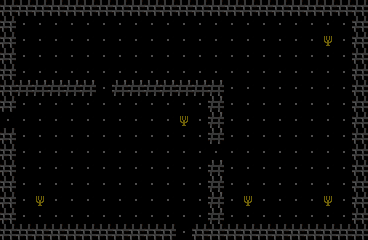

A level layout from a 2D game, rendered from its tile map. Below: a short description, then the map file with tile-grid data replaced by summaries:
An orthogonal 23x15 tile map with 16x16 px tiles, 1 tile layer (Capa de patrones 1) and 15 objects.

<map version="1.10" tiledversion="1.12.2" orientation="orthogonal" renderorder="right-down" width="23" height="15" tilewidth="16" tileheight="16" infinite="0" nextlayerid="4" nextobjectid="49">
 <tileset firstgid="1" name="tileset" tilewidth="16" tileheight="16" tilecount="64" columns="8">
  <image source="../tileset/tileset.png" width="128" height="128" />
 </tileset>
 <layer id="1" name="Capa de patrones 1" width="23" height="15">
  <data>[345 cells, 345 non-empty, 4 distinct tile ids]</data>
 </layer>
 <objectgroup id="3" name="spawnEnemigo">
  <object id="42" x="240" y="192" width="16" height="16" />
  <object id="43" x="320" y="192" width="16" height="16" />
  <object id="44" x="320" y="32" width="16" height="16" />
  <object id="45" x="32" y="32" width="16" height="16" />
  <object id="46" x="240" y="32" width="16" height="16" />
 </objectgroup>
 <objectgroup id="2" name="colisiones">
  <object id="32" x="0" y="0" width="368" height="16" />
  <object id="33" x="352" y="16" width="16" height="224" />
  <object id="34" x="192" y="224" width="160" height="16" />
  <object id="35" x="208" y="160" width="16" height="64" />
  <object id="36" x="208" y="80" width="16" height="64" />
  <object id="37" x="112" y="80" width="96" height="16" />
  <object id="38" x="16" y="80" width="80" height="16" />
  <object id="39" x="0" y="16" width="16" height="96" />
  <object id="40" x="0" y="128" width="16" height="96" />
  <object id="41" x="0" y="224" width="176" height="16" />
 </objectgroup>
</map>
